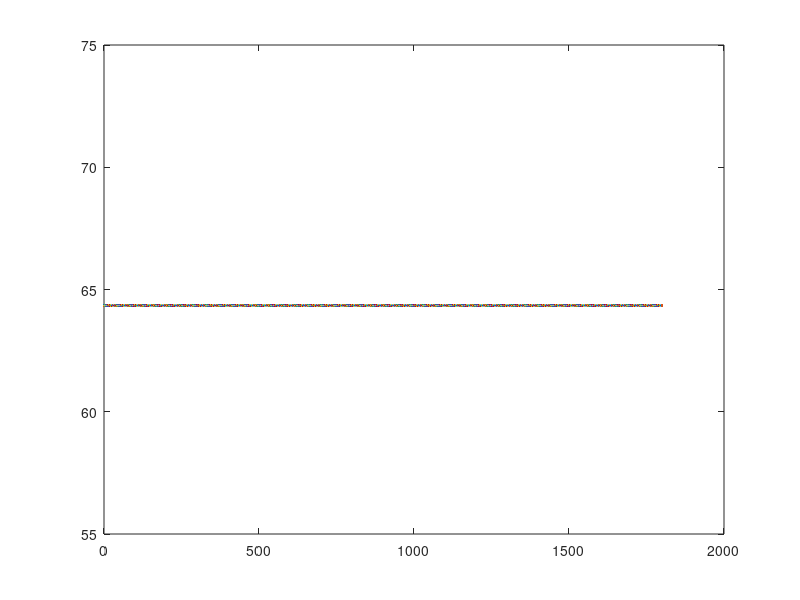

Write the MATLAB code that produced this figure.
clc
clear all

R1=0.095;
X1=0.6800*i;

Rf = 500;
Xm = 18.7*i;

R2=0.300;
X2=0.672*i;

V1 =220;
fe=60;
polos=4;
nr=1750;
Prot=0;

ns=120*fe/polos % b) a velocidade do campo girante (velocidade sincrona)

s=(ns-nr)/ns % a) o escorregamento

%c) a frequencia das correntes induzidas no rotor
fr=s*fe

Z0 = Rf * Xm / (Rf + Xm);
Z1=R1+X1;
Z2=R2+X2+R2.*((1-s)./s);

Z3=(Z2*Z0)./(Z2+Z0);
Zeq=(Z3+Z1);

Ialimentacao=(V1)*(sqrt(3))/Zeq; %d) a corrente de alimentação do motor;
I1=(Ialimentacao)/(sqrt(3));

mod_Ialimentacao_delta = abs(Ialimentacao)
angle_Ialimentacao_delta_rad = angle(Ialimentacao);
angle_Ialimentacao_delta_graus=rad2deg(angle_Ialimentacao_delta_rad);

mod_Ifase_delta = abs(I1);
angle_Ifase_delta_rad = angle(I1);
angle_Ialimentacao_delta_graus=rad2deg(angle_Ifase_delta_rad);

E0=I1*Z3;
% Calculando coordenadas polares
mod_E0 = abs(E0);
angle_E0_rad = angle(E0);
angle_E0_graus=rad2deg(angle_E0_rad);

I2=E0/Z2;
% Calculando coordenadas polares
mod_I2 = abs(I2);
angle_I2_rad = angle(I2);
angle_I2_graus=rad2deg(angle_I2_rad);

P1 = real(V1 * conj(I1));
Pentrada=3*P1 % e) a potência elétrica de entrada do motor;

% f) a potência mecânica entregue ao eixo;
Pconv=3*(mod_I2.^2)*R2*((1-s)/s)
Peixo=Pconv - Prot 

% g) o torque mecânico;
Torque_ind=Pconv/(nr*2*pi/60)
Torque_eixo=Peixo/(nr*2*pi/60)

% h) o rendimento;
Psaida = Peixo
Rendimento=(Psaida/Pentrada)*100


% i) o fator de potência;
FP=cos(angle_Ifase_delta_rad)

% j) para essa condição, o motor esta operando em sobrecarga?;
Pnominal_HP=20 % enunciado
Peixo_HP=Peixo/745.7


if Pnominal_HP < Peixo_HP
    disp('% j) para essa condição, o motor esta operando em sobrecarga?')
    disp('Sim, esta a sobrecarga porque: Pnominal_HP < Peixo_HP' )
end

if Pnominal_HP > Peixo_HP
    disp('% j) para essa condição, o motor esta operando em sobrecarga?')
    disp('Não esta a sobrecarga porque: Pnominal_HP > Peixo_HP ' )
end


nr=0:1:1800;
ns=1800;
s=(ns-nr)./ns; 



figure(1)
plot(nr,Torque_ind)